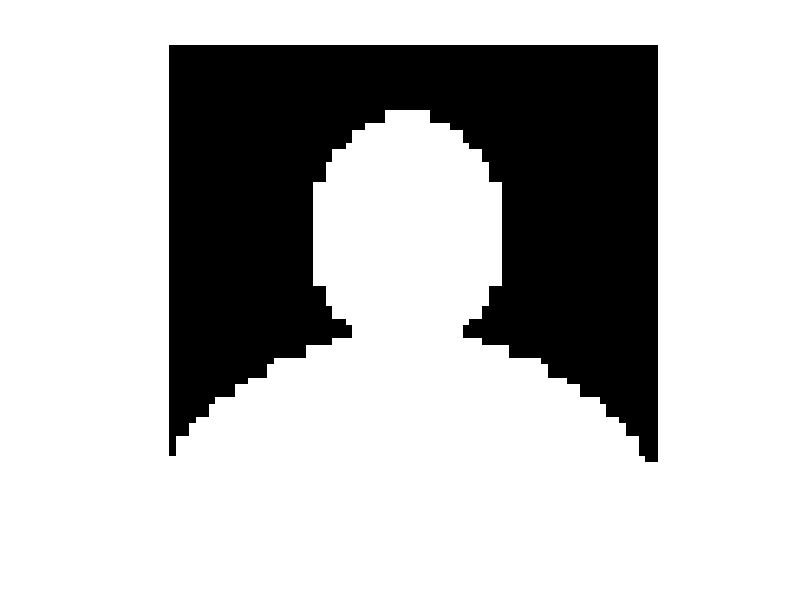

Write the MATLAB code that produced this figure.
function [template] = gentemplate(distance, angle)
% "distance" is the distance from the camera.
% "angle"   is the rotation of the shoulders (0-90 degrees)

if ~exist('distance','var')
    clear all;close all;
    distance = 1.0;
    angle = 0;
    run_as_script = true;
end

%== Generate a reference template ==%
nrows = 50;
ncols = 50;
[i j] = meshgrid(1:nrows, 1:ncols);
ref = zeros(nrows, ncols, 'single');

% Draw the head
head_rad = 10;
row_center = round(nrows/2);
col_center = 20;
head_points = (((i-row_center)).^2 + ((j-col_center)*.8).^2) < head_rad^2;

% Draw the shoulders
shoulder_rad = 30;
row_center = round(nrows/2);
col_center = ncols+10;
shoulder_squeeze = (angle/90)*1.5 + 1;
shoulder_points = (((i-row_center)*shoulder_squeeze).^2 + (j-col_center).^2) < shoulder_rad^2;

ref = max(ref, shoulder_points);
ref = max(ref, head_points);

%== Scale it ==%
DIST_0 = 1.5;
distance = max(distance, .5);

template = imresize(ref, DIST_0/distance, 'nearest');

if run_as_script
    figure(1)
    imshow(template)
end